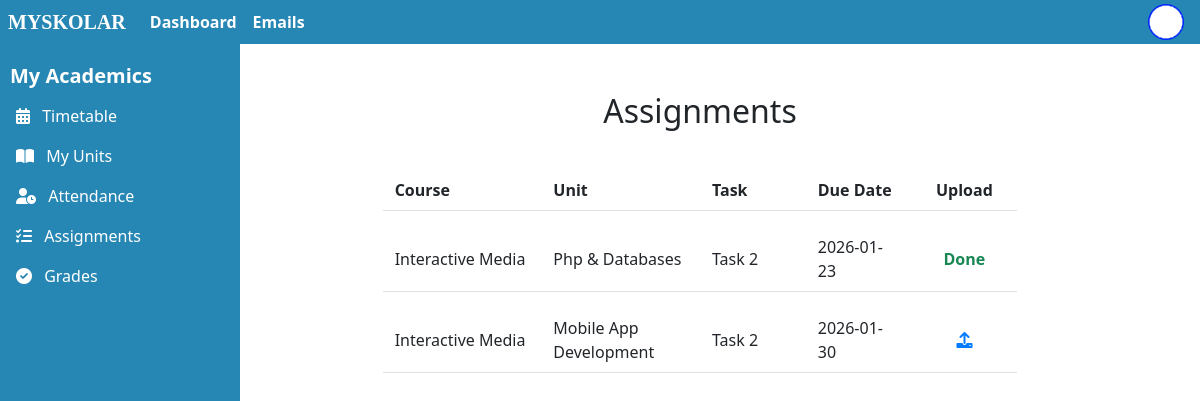
The page /list-student-assignments.php?action=list (signed in) on the database its author committed.
### tables this page shows
CREATE TABLE `assignments` (
  `assignmentId` int(11) NOT NULL,
  `userId` int(11) NOT NULL,
  `unitId` int(11) NOT NULL,
  `taskTitle` varchar(100) NOT NULL,
  `taskDescription` text NOT NULL,
  `maxMark` smallint(6) NOT NULL,
  `dueDate` date NOT NULL
);

CREATE TABLE `course` (
  `courseId` int(11) NOT NULL,
  `courseName` varchar(255) NOT NULL,
  `courseDescription` text NOT NULL,
  `credits` int(11) NOT NULL
);

CREATE TABLE `unit` (
  `unitId` int(11) NOT NULL,
  `courseId` int(11) NOT NULL,
  `semester` varchar(50) NOT NULL,
  `unitName` varchar(255) NOT NULL,
  `unitDescription` text NOT NULL
);

### includes/student-assign-inc.php (called while the page is built, shortened)
<?php
    require_once "dbh.php";
    require_once "functions.php";
if(isset($_GET["action"]) && $_GET["action"]=="list")
{
    $userId = $_SESSION["userId"];
    $studentAssignments = getStudentAssignments($conn, $userId );
}
     ?>

### includes/functions.php (called while the page is built, shortened)
<?php
        function getStudentAssignments($conn, $userId){
        $sql = "SELECT * FROM assignments, unit, course, unit_student WHERE studentId = ? and unit_student.unitId = unit.unitId and assignments.unitId = unit.unitid and course.courseId = unit.courseId";
        $stmt = mysqli_stmt_init($conn);
        if(!mysqli_stmt_prepare($stmt,$sql)){
            echo "<p>We have an error - Could not load assignments.</p>";
            exit();
        }
        mysqli_stmt_bind_param($stmt, "i", $userId);
        mysqli_stmt_execute($stmt);
        $result = mysqli_stmt_get_result($stmt);
        return $result;
    }
    function isAssignmentSubmitted($conn, $userId, $assignmentId){
        $sql = "SELECT * FROM submission WHERE studentId = ? and assignmentId = ?;";
        $stmt = mysqli_stmt_init($conn);
        if(!mysqli_stmt_prepare($stmt,$sql)){
            echo "<p>We have an error - Could not load assignments.</p>";
            exit();
        }
        mysqli_stmt_bind_param($stmt, "ii", $userId, $assignmentId);
        mysqli_stmt_execute($stmt);
        $result = mysqli_stmt_get_result($stmt);
        if($row = mysqli_fetch_assoc($result)){
            return $row;
        }
        else{
            return false;
        }
    }
?>

### list-student-assignments.php (the view, shortened to what this page needs)
<?php
 include "includes/functions.php";
include "includes/dbh.php";
include "includes/student-assign-inc.php";
include "includes/header.php";
 ?>
<main class="col-md-9 ms-sm-auto col-lg-10 px-md-4">
<div class="container user-register mt-5">
    <div class="row justify-content-center">
        <div class="col-12 col-md-8">
            <div class="row">
                <div class="col">
                    <h2 class="text-center mb-5">Assignments</h2>
                </div>
            </div>
  <div class="row fw-bold border-bottom pb-2 mb-3">
  <div class="col-3 text-left">Course</div>
  <div class="col-3 text-left ">Unit</div>
  <div class="col-2 text-left">Task</div>
  <div class="col-2 text-left">Due Date</div>
  <div class="col-2 text-center">Upload</div>
</div>
 <?php foreach($studentAssignments as $assignments):?>
<form action="student-assign-deadlines.php" method="post" id="form<?php echo $assignments["assignmentId"] ?>" class="mt-4">
  <div class="row align-items-center mb-3 border-bottom pb-2">
<div class="col-3">
    <?php echo $assignments["courseName"]; ?>
</div>
<div class="col-3">
    <?php echo $assignments["unitName"]; ?>
</div>
<div class="col-2">
    <?php echo $assignments["taskTitle"]; ?>
</div>
<div class="col-2">
    <?php echo $assignments["dueDate"]; ?>
</div>
       <div class="col-2 text-center">
        <?php if(!isAssignmentSubmitted($conn, $userId, $assignments["assignmentId"])):?>
      <i class="fa-solid fa-upload" style="color: #007bff;; cursor: pointer;" onclick="submitForm(<?php echo $assignments["assignmentId"] ?>,'upload');"></i>
     <?php else: ?>  <div class = "fw-bold text-success">Done</div>
    <?php endif?>
</div>
  </div>
</form>
<?php endforeach?>
</main>
<?php include "includes/footer.php"; ?>

### css/style.css (style rules this page uses)
html, body { width: 100%; }

### rows shown on the page
assignments: course.courseName "Interactive Media", unitId.unitName "Php & Databases", taskTitle "Task 2", dueDate "2026-01-23", shows "Done"
assignments: course.courseName "Interactive Media", unitId.unitName "Mobile App Development", taskTitle "Task 2", dueDate "2026-01-30"
